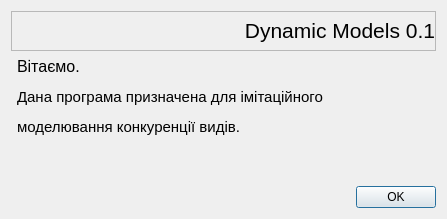
<?xml version="1.0" encoding="UTF-8"?>
<ui version="4.0">
 <class>WelcomeDialog</class>
 <widget class="QDialog" name="WelcomeDialog">
  <property name="geometry">
   <rect>
    <x>0</x>
    <y>0</y>
    <width>447</width>
    <height>219</height>
   </rect>
  </property>
  <property name="windowTitle">
   <string>Вітаємо</string>
  </property>
  <layout class="QGridLayout" name="gridLayout">
   <item row="3" column="1">
    <spacer name="horizontalSpacer">
     <property name="orientation">
      <enum>Qt::Horizontal</enum>
     </property>
     <property name="sizeHint" stdset="0">
      <size>
       <width>334</width>
       <height>20</height>
      </size>
     </property>
    </spacer>
   </item>
   <item row="3" column="2">
    <widget class="QPushButton" name="pushOK">
     <property name="text">
      <string>OK</string>
     </property>
    </widget>
   </item>
   <item row="1" column="2">
    <spacer name="verticalSpacer">
     <property name="orientation">
      <enum>Qt::Vertical</enum>
     </property>
     <property name="sizeHint" stdset="0">
      <size>
       <width>20</width>
       <height>76</height>
      </size>
     </property>
    </spacer>
   </item>
   <item row="1" column="1">
    <widget class="QLabel" name="label_2">
     <property name="text">
      <string>&lt;html&gt;&lt;head/&gt;&lt;body&gt;&lt;p&gt;&lt;span style=&quot; font-size:12pt;&quot;&gt;Вітаємо.&lt;/span&gt;&lt;/p&gt;&lt;p&gt;&lt;span style=&quot; font-size:11pt;&quot;&gt;Дана програма призначена для імітаційного &lt;/span&gt;&lt;/p&gt;&lt;p&gt;&lt;span style=&quot; font-size:11pt;&quot;&gt;моделювання конкуренції видів.&lt;/span&gt;&lt;/p&gt;&lt;/body&gt;&lt;/html&gt;</string>
     </property>
    </widget>
   </item>
   <item row="0" column="0" colspan="3">
    <widget class="QFrame" name="frame">
     <property name="maximumSize">
      <size>
       <width>16777215</width>
       <height>40</height>
      </size>
     </property>
     <property name="frameShape">
      <enum>QFrame::StyledPanel</enum>
     </property>
     <property name="frameShadow">
      <enum>QFrame::Raised</enum>
     </property>
     <layout class="QFormLayout" name="formLayout">
      <property name="horizontalSpacing">
       <number>0</number>
      </property>
      <property name="leftMargin">
       <number>0</number>
      </property>
      <property name="topMargin">
       <number>0</number>
      </property>
      <property name="rightMargin">
       <number>0</number>
      </property>
      <property name="bottomMargin">
       <number>0</number>
      </property>
      <item row="2" column="0">
       <spacer name="verticalSpacer_3">
        <property name="orientation">
         <enum>Qt::Vertical</enum>
        </property>
        <property name="sizeHint" stdset="0">
         <size>
          <width>20</width>
          <height>40</height>
         </size>
        </property>
       </spacer>
      </item>
      <item row="0" column="0">
       <spacer name="verticalSpacer_4">
        <property name="orientation">
         <enum>Qt::Vertical</enum>
        </property>
        <property name="sizeHint" stdset="0">
         <size>
          <width>20</width>
          <height>40</height>
         </size>
        </property>
       </spacer>
      </item>
      <item row="1" column="0" colspan="2">
       <widget class="QLabel" name="label">
        <property name="font">
         <font>
          <pointsize>16</pointsize>
         </font>
        </property>
        <property name="text">
         <string>Dynamic Models 0.1</string>
        </property>
        <property name="alignment">
         <set>Qt::AlignRight|Qt::AlignTrailing|Qt::AlignVCenter</set>
        </property>
       </widget>
      </item>
     </layout>
    </widget>
   </item>
   <item row="2" column="1">
    <spacer name="verticalSpacer_2">
     <property name="orientation">
      <enum>Qt::Vertical</enum>
     </property>
     <property name="sizeHint" stdset="0">
      <size>
       <width>20</width>
       <height>40</height>
      </size>
     </property>
    </spacer>
   </item>
  </layout>
 </widget>
 <resources/>
 <connections>
  <connection>
   <sender>pushOK</sender>
   <signal>clicked()</signal>
   <receiver>WelcomeDialog</receiver>
   <slot>accept()</slot>
   <hints>
    <hint type="sourcelabel">
     <x>397</x>
     <y>198</y>
    </hint>
    <hint type="destinationlabel">
     <x>223</x>
     <y>109</y>
    </hint>
   </hints>
  </connection>
 </connections>
</ui>
